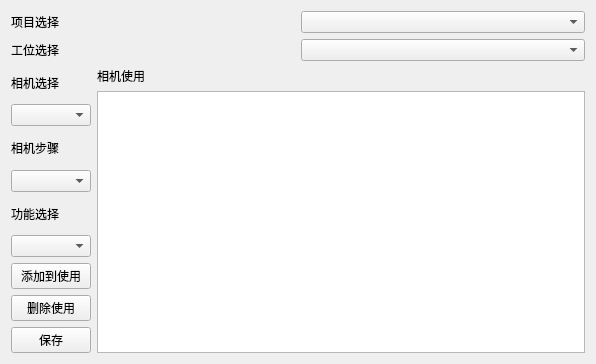
<?xml version="1.0" encoding="UTF-8"?>
<ui version="4.0">
 <class>StationSet</class>
 <widget class="QWidget" name="StationSet">
  <property name="geometry">
   <rect>
    <x>0</x>
    <y>0</y>
    <width>596</width>
    <height>364</height>
   </rect>
  </property>
  <property name="windowTitle">
   <string>ProSet</string>
  </property>
  <layout class="QVBoxLayout" name="verticalLayout_3">
   <item>
    <layout class="QHBoxLayout" name="horizontalLayout">
     <item>
      <widget class="QLabel" name="label">
       <property name="text">
        <string>项目选择</string>
       </property>
      </widget>
     </item>
     <item>
      <widget class="QComboBox" name="cbboxProSelect"/>
     </item>
    </layout>
   </item>
   <item>
    <layout class="QHBoxLayout" name="horizontalLayout_2">
     <item>
      <widget class="QLabel" name="label_2">
       <property name="text">
        <string>工位选择</string>
       </property>
      </widget>
     </item>
     <item>
      <widget class="QComboBox" name="cbboxStationSelect"/>
     </item>
    </layout>
   </item>
   <item>
    <layout class="QHBoxLayout" name="horizontalLayout_3">
     <item>
      <layout class="QVBoxLayout" name="verticalLayout">
       <item>
        <widget class="QLabel" name="label_3">
         <property name="text">
          <string>相机选择</string>
         </property>
        </widget>
       </item>
       <item>
        <widget class="QComboBox" name="cbboxCamSelect">
         <property name="sizePolicy">
          <sizepolicy hsizetype="Preferred" vsizetype="Fixed">
           <horstretch>0</horstretch>
           <verstretch>0</verstretch>
          </sizepolicy>
         </property>
        </widget>
       </item>
       <item>
        <widget class="QLabel" name="label_7">
         <property name="text">
          <string>相机步骤</string>
         </property>
        </widget>
       </item>
       <item>
        <widget class="QComboBox" name="cbboxCamStep">
         <property name="sizePolicy">
          <sizepolicy hsizetype="Preferred" vsizetype="Fixed">
           <horstretch>0</horstretch>
           <verstretch>0</verstretch>
          </sizepolicy>
         </property>
        </widget>
       </item>
       <item>
        <widget class="QLabel" name="label_5">
         <property name="text">
          <string>功能选择</string>
         </property>
        </widget>
       </item>
       <item>
        <widget class="QComboBox" name="cbboxFunctionSelect"/>
       </item>
       <item>
        <widget class="QPushButton" name="pbtnAddToUse">
         <property name="text">
          <string>添加到使用</string>
         </property>
        </widget>
       </item>
       <item>
        <widget class="QPushButton" name="pbtnDeleteFromUse">
         <property name="text">
          <string>删除使用</string>
         </property>
        </widget>
       </item>
       <item>
        <widget class="QPushButton" name="pbtnSave">
         <property name="text">
          <string>保存</string>
         </property>
        </widget>
       </item>
      </layout>
     </item>
     <item>
      <layout class="QVBoxLayout" name="verticalLayout_2">
       <item>
        <widget class="QLabel" name="label_4">
         <property name="text">
          <string>相机使用</string>
         </property>
        </widget>
       </item>
       <item>
        <widget class="QTableWidget" name="tabwgtCamUse"/>
       </item>
      </layout>
     </item>
    </layout>
   </item>
  </layout>
 </widget>
 <resources/>
 <connections/>
</ui>
